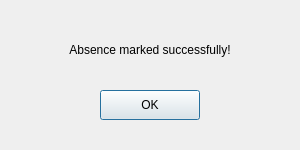
<?xml version="1.0" encoding="UTF-8"?>
<ui version="4.0">
 <class>Absence</class>
 <widget class="QDialog" name="Absence">
  <property name="geometry">
   <rect>
    <x>0</x>
    <y>0</y>
    <width>300</width>
    <height>150</height>
   </rect>
  </property>
  <property name="windowTitle">
   <string>Success</string>
  </property>
  <widget class="QLabel" name="messageLabel">
   <property name="geometry">
    <rect>
     <x>20</x>
     <y>20</y>
     <width>260</width>
     <height>60</height>
    </rect>
   </property>
   <property name="text">
    <string>Absence marked successfully!</string>
   </property>
   <property name="alignment">
    <set>Qt::AlignCenter</set>
   </property>
  </widget>
  <widget class="QPushButton" name="okButton">
   <property name="geometry">
    <rect>
     <x>100</x>
     <y>90</y>
     <width>100</width>
     <height>30</height>
    </rect>
   </property>
   <property name="text">
    <string>OK</string>
   </property>
  </widget>
 </widget>
 <resources/>
 <connections/>
</ui>
